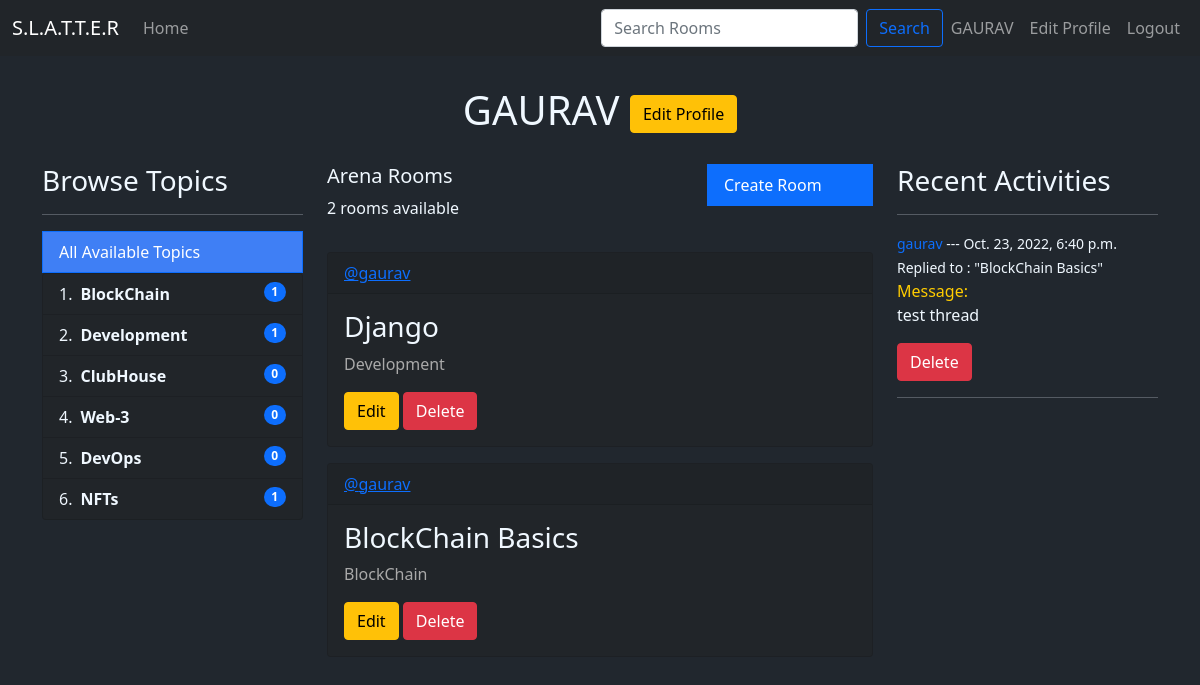
The app's page /user-profile/1/ (signed in) with its own data.
### MyApp/models.py (models this page shows, shortened)
class Topic(models.Model):
    name = models.CharField(max_length=100)

class Room(models.Model):
    host =  models.ForeignKey(User, on_delete=models.SET_NULL, null= True)
    topic = models.ForeignKey(Topic, on_delete=models.SET_NULL, null= True)
    name = models.CharField(max_length=100)
    description = models.CharField(null=True, blank=True, max_length=1000)
    participants = models.ManyToManyField(User,related_name='participants', blank=True)
    updated = models.DateField(auto_now=True)
    created = models.DateTimeField(auto_now_add=True)
    class Meta:
        ordering = ['-updated','-created']
    def __str__(self):
        return self.name

class Message(models.Model):
    user = models.ForeignKey(User,on_delete=models.CASCADE)
    room = models.ForeignKey(Room,on_delete=models.CASCADE)
    body = models.TextField()
    updated = models.DateField(auto_now=True)
    created = models.DateTimeField(auto_now_add=True)
    class Meta:
        ordering = ['-updated','-created']

### MyApp/views.py (the view)
# urls.py: path('user-profile/<str:pk>/', views.userProfile, name="user-profile"),
def userProfile(request,pk):
    user = User.objects.get(id=pk)
    rooms = user.room_set.all()
    room_messages = user.message_set.all()
    room_count = rooms.count()
    topics = Topic.objects.all()
    context={'user':user,'rooms':rooms,'topics':topics,'room_messages':room_messages,'room_count':room_count}
    return render(request, 'profile.html',context)

### templates/profile.html
{% extends 'main.html' %} {% block content %}
<p style="font-size: 2.5rem; text-align: center; margin: 1.5rem auto">
  <span style="text-transform:uppercase">{{user.username}} </span>
  {% if request.user == user %}
  <a href="{% url 'update-user' %}" class="btn btn-warning"> Edit Profile</a>
  {% endif %}
</p>
<div class="container">
  <div class="row">
    <div class="col-3">{% include 'topics.html' %}</div>
    <div class="col-6">{% include 'feed_component.html' %}</div>
    <div class="col-3">{% include 'activity_component.html' %}</div>
  </div>
</div>
{% endblock content %}

### templates/navbar.html (shortened to what this page needs)
<nav class="navbar fixed-top navbar-expand-lg navbar-dark bg-dark">
  <div class="container-fluid">
    <a class="navbar-brand" href="/">S.L.A.T.T.E.R</a>
    <div class="collapse navbar-collapse" id="navbarSupportedContent">
      <ul class="navbar-nav me-auto mb-2 mb-lg-0 navbar-nav-scroll">
        <li class="nav-item active">
          <a class="nav-link" href="/">Home </a>
        </li>
      </ul>
      <form class="d-flex" method="GET" action="{% url 'home' %}">
        <input
          class="form-control me-2"
          placeholder="Search Rooms"
          aria-label="Search"
          type="text"
          name="q"
          placeholder="Search Rooms"
        />
        <button class="btn btn-outline-primary" type="submit">Search</button>
      </form>
      <ul class="navbar-nav mb-2 mb-lg-0">
        {% if request.user.is_authenticated %}
        <li class="nav-item active">
          <a class="nav-link" href="{% url 'user-profile' user.id %}"
            ><span style="text-transform:uppercase">{{request.user}}</span>
          </a>
        </li>
        <li class="nav-item active">
          <a class="nav-link" href="{% url 'update-user' %}">Edit Profile </a>
        </li>
        <li class="nav-item active">
          <a class="nav-link" href="/logout">Logout </a>
        </li>
        {% else %}
        <li class="nav-item active">
          <a class="nav-link" href="/login">Login </a>
        </li>
        {% endif %}
      </ul>
    </div>
  </div>
</nav>

### templates/topics.html
<div>
  <h3>Browse Topics</h3>
  <hr />
  <a
    href="{% url 'home' %}"
    class="list-group-item list-group-item-action active"
    aria-current="true"
    style="background-color: rgb(63, 127, 245)"
  >
    All Available Topics
  </a>
  <ol class="list-group list-group-numbered">
    {% for topic in topics%}
    <li
      style="background-color: #212529; color: aliceblue"
      class="list-group-item d-flex justify-content-between align-items-start"
    >
      <div class="ms-2 me-auto">
        <a
          href="{% url 'home' %}?q={{topic.name}}"
          class="fw-bold"
          style="color: aliceblue; text-decoration: none"
          >{{topic.name}}</a
        >
      </div>
      <span class="badge bg-primary rounded-pill"
        >{{topic.room_set.all.count}}</span
      >
    </li>
    {%endfor%}
  </ol>
</div>

### templates/feed_component.html
<div class="row">
  <div class="col-8">
    <h5>Arena Rooms</h5>
    <p>{{room_count}} rooms available</p>
  </div>
  {% if request.user == user %}
  <div class="col-4">
    <a
      href="{% url 'create-room' %}"
      class="list-group-item list-group-item-action active"
      aria-current="true"
    >
      Create Room
    </a>
  </div>
  {% endif %}
</div>
<div>
  {% for room in rooms%}
  <div class="card" style="background-color: #212529; margin: 1rem auto">
    <div class="card-header" style="color: rgb(63, 127, 245)">
      <a href="/user-profile/{{room.host.id}}">@{{room.host.username}}</a>
    </div>
    <div class="card-body">
      <h3 class="card-title">
        <a
          style="text-decoration: none; color: aliceblue"
          href="/room/{{room.id}}"
          >{{room.name}}</a
        >
      </h3>
      <p class="card-text" style="color: darkgray">{{room.topic.name}}</p>
      {% if request.user == room.host %}
      <a href="{% url 'update-room' room.id  %}" class="btn btn-warning">
        Edit</a
      >
      <a href="{% url 'delete-room' room.id %}" class="btn btn-danger"
        >Delete</a
      >
      {%endif%}
    </div>
  </div>
  {% endfor %}
</div>

### templates/activity_component.html
<h3>Recent Activities</h3>
<hr />
{% for message in room_messages %}
<div>
  <small
    ><span
      ><a href="/user-profile/{{message.user.id}}" style="text-decoration: none"
        >{{message.user}}</a
      ></span
    >
    --- {{message.created}}</small
  >
  <small>Replied to : "{{message.room}}"</small>
  <div>
    <span style="color: #ffcc00">Message:</span>
    <p>{{message.body}}</p>
  </div>
  {% if request.user == message.user %}
  <a href="{% url 'delete-message' message.id%}" class="btn btn-danger"
    >Delete</a
  >
  {% endif %}
  <hr />
</div>
{% endfor %}

### templates/main.html (style rules this page uses)
body { margin-top: 5rem; background-color: #21272e; color: aliceblue; }

### records on screen
Topic: name "BlockChain", room_set.all.count "1"
Topic: name "Development", room_set.all.count "1"
Topic: name "ClubHouse", room_set.all.count "0"
Topic: name "Web-3", room_set.all.count "0"
Topic: name "DevOps", room_set.all.count "0"
Topic: name "NFTs", room_set.all.count "1"
Room: host.username "gaurav", name "Django", topic.name "Development", shows "Edit"
Room: host.username "gaurav", name "BlockChain Basics", topic.name "BlockChain", shows "Edit"
Message: user "gaurav", created "Oct. 23, 2022, 6:40 p.m.", room "BlockChain Basics", body "test thread", shows "Delete"

### other values on screen
{{ request.user }} "GAURAV"
{{ user.username }} "GAURAV"
{{ room_count }} "2"
